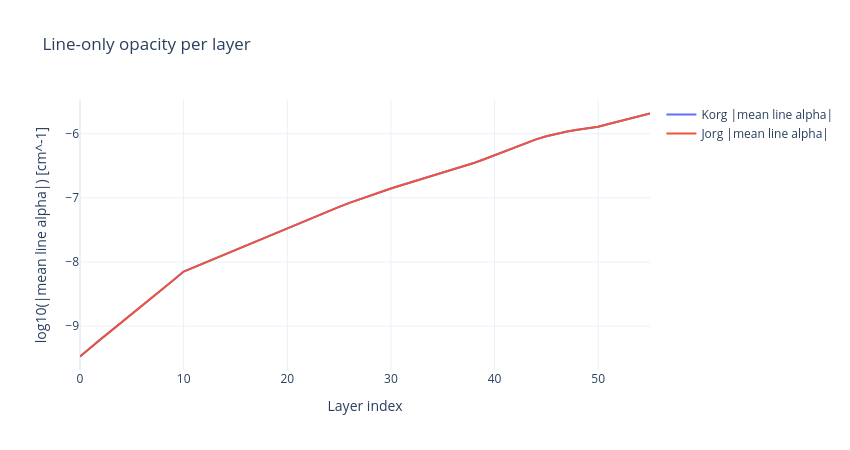
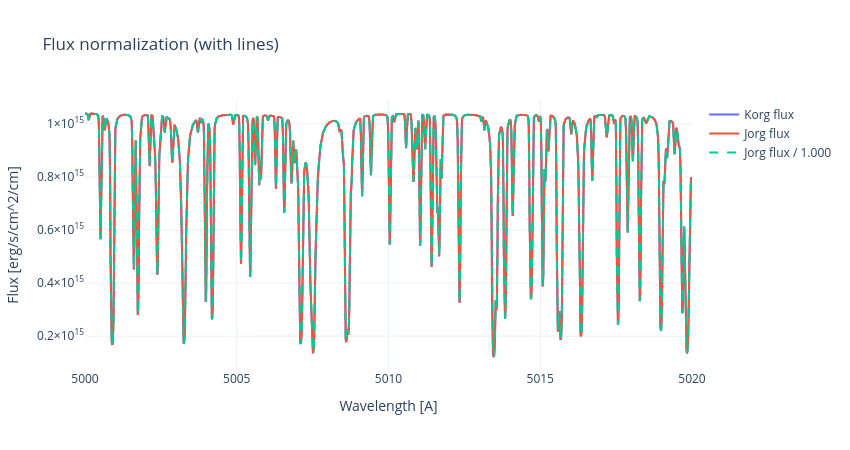
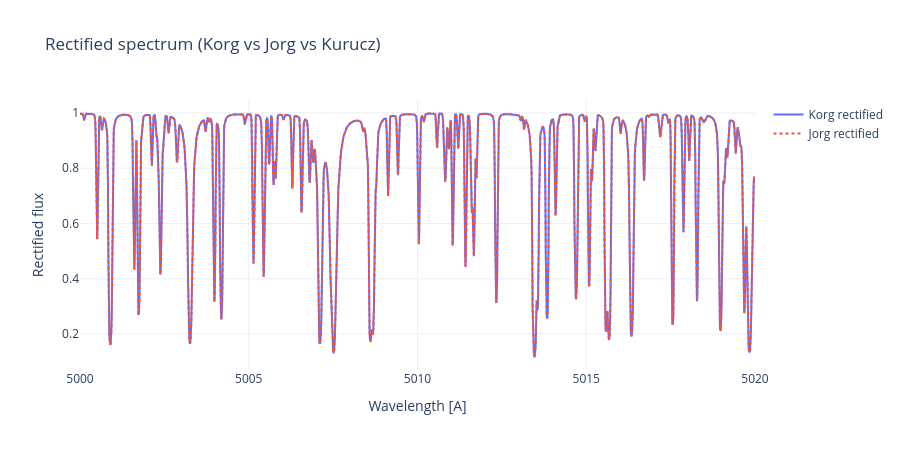

Notebook source saved alongside these figures, in order:
### Code cell
# Plots
layer_idx = np.arange(n_layers)
eps = 1e-40

fig = go.Figure()
fig.add_trace(go.Scatter(x=layer_idx, y=np.log10(k_line_mean + eps), mode='lines', name='Korg |mean line alpha|'))
fig.add_trace(go.Scatter(x=layer_idx, y=np.log10(j_line_mean + eps), mode='lines', name='Jorg |mean line alpha|'))
fig.update_layout(
    template='plotly_white',
    width=850,
    height=450,
    xaxis_title='Layer index',
    yaxis_title='log10(|mean line alpha|) [cm^-1]',
    title='Line-only opacity per layer'
)
fig.show()

fig = go.Figure()
fig.add_trace(go.Scatter(x=k_lines[:, 0], y=k_lines[:, 1], mode='lines', name='Korg flux'))
fig.add_trace(go.Scatter(x=j_lines[:, 0], y=j_lines[:, 1], mode='lines', name='Jorg flux'))
fig.add_trace(go.Scatter(x=j_lines[:, 0], y=j_lines[:, 1] / flux_scale, mode='lines', name=f'Jorg flux / {flux_scale:.3f}', line=dict(dash='dash')))
if kurucz_flux is not None:
    kurucz_flux_interp = np.interp(k_lines[:, 0], kurucz_wl, kurucz_flux)
    fig.add_trace(go.Scatter(x=k_lines[:, 0], y=kurucz_flux_interp, mode='lines', name='Kurucz flux'))
fig.update_layout(
    template='plotly_white',
    width=850,
    height=450,
    xaxis_title='Wavelength [A]',
    yaxis_title='Flux [erg/s/cm^2/cm]',
    title='Flux normalization (with lines)'
)
fig.show()

fig = go.Figure()
fig.add_trace(go.Scatter(x=k_lines[:, 0], y=k_lines[:, 3], mode='lines', name='Korg rectified'))
fig.add_trace(go.Scatter(x=j_lines[:, 0], y=j_lines[:, 3], mode='lines', name='Jorg rectified', line=dict(dash='dot')))
if kurucz_rect is not None:
    kurucz_rect_interp = np.interp(k_lines[:, 0], kurucz_wl, kurucz_rect)
    fig.add_trace(go.Scatter(x=k_lines[:, 0], y=kurucz_rect_interp, mode='lines', name='Kurucz rectified'))
fig.update_layout(
    template='plotly_white',
    width=900,
    height=450,
    xaxis_title='Wavelength [A]',
    yaxis_title='Rectified flux',
    title='Rectified spectrum (Korg vs Jorg vs Kurucz)'
)
fig.show()

### Figure 1 — Plotly figure (JSON) as saved in the notebook; plotly's stock layout.template omitted (floating-point values rounded to 4 significant figures)
{"data": [{"mode": "lines", "name": "Korg |mean line alpha|", "type": "scatter", "x": [0, 1, 2, 3, 4, 5, 6, 7, 8, 9, 10, 11, 12, 13, 14, 15, 16, 17, 18, 19, 20, 21, 22, 23, 24, 25, 26, 27, 28, 29, 30, 31, 32, 33, 34, 35, 36, 37, 38, 39, 40, 41, 42, 43, 44, 45, 46, 47, 48, 49, 50, 51, 52, 53, 54, 55], "y": [-9.474, -9.334, -9.203, -9.074, -8.944, -8.814, -8.683, -8.551, -8.418, -8.284, -8.148, -8.081, -8.013, -7.945, -7.877, -7.808, -7.74, -7.671, -7.603, -7.535, -7.467, -7.4, -7.334, -7.268, -7.204, -7.141, -7.079, -7.02, -6.963, -6.907, -6.854, -6.803, -6.755, -6.708, -6.661, -6.614, -6.565, -6.513, -6.458, -6.398, -6.337, -6.274, -6.211, -6.148, -6.088, -6.039, -6.0, -5.967, -5.939, -5.914, -5.892, -5.85, -5.81, -5.77, -5.728, -5.685]}, {"mode": "lines", "name": "Jorg |mean line alpha|", "type": "scatter", "x": [0, 1, 2, 3, 4, 5, 6, 7, 8, 9, 10, 11, 12, 13, 14, 15, 16, 17, 18, 19, 20, 21, 22, 23, 24, 25, 26, 27, 28, 29, 30, 31, 32, 33, 34, 35, 36, 37, 38, 39, 40, 41, 42, 43, 44, 45, 46, 47, 48, 49, 50, 51, 52, 53, 54, 55], "y": [-9.474, -9.334, -9.204, -9.074, -8.945, -8.814, -8.683, -8.551, -8.418, -8.284, -8.149, -8.081, -8.013, -7.945, -7.877, -7.809, -7.74, -7.672, -7.603, -7.535, -7.468, -7.4, -7.334, -7.268, -7.204, -7.141, -7.079, -7.021, -6.963, -6.907, -6.854, -6.804, -6.755, -6.708, -6.661, -6.615, -6.566, -6.513, -6.458, -6.398, -6.337, -6.274, -6.212, -6.148, -6.088, -6.039, -6.0, -5.967, -5.939, -5.914, -5.892, -5.85, -5.81, -5.77, -5.728, -5.685]}], "layout": {"height": 450, "title": {"text": "Line-only opacity per layer"}, "width": 850, "xaxis": {"title": {"text": "Layer index"}}, "yaxis": {"title": {"text": "log10(|mean line alpha|) [cm^-1]"}}}}

### Figure 2 — Plotly figure (JSON) as saved in the notebook; plotly's stock layout.template omitted (floating-point values rounded to 4 significant figures; data arrays with more than 128 entries replaced by an {"elided": "..."} marker saying what was removed)
{"data": [{"mode": "lines", "name": "Korg flux", "type": "scatter", "x": {"elided": "2001 float values"}, "y": {"elided": "2001 int values"}}, {"mode": "lines", "name": "Jorg flux", "type": "scatter", "x": {"elided": "2001 float values"}, "y": {"elided": "2001 float values"}}, {"line": {"dash": "dash"}, "mode": "lines", "name": "Jorg flux / 1.000", "type": "scatter", "x": {"elided": "2001 float values"}, "y": {"elided": "2001 float values"}}], "layout": {"height": 450, "title": {"text": "Flux normalization (with lines)"}, "width": 850, "xaxis": {"title": {"text": "Wavelength [A]"}}, "yaxis": {"title": {"text": "Flux [erg/s/cm^2/cm]"}}}}

### Figure 3 — Plotly figure (JSON) as saved in the notebook; plotly's stock layout.template omitted (floating-point values rounded to 4 significant figures; data arrays with more than 128 entries replaced by an {"elided": "..."} marker saying what was removed)
{"data": [{"mode": "lines", "name": "Korg rectified", "type": "scatter", "x": {"elided": "2001 float values"}, "y": {"elided": "2001 float values"}}, {"line": {"dash": "dot"}, "mode": "lines", "name": "Jorg rectified", "type": "scatter", "x": {"elided": "2001 float values"}, "y": {"elided": "2001 float values"}}], "layout": {"height": 450, "title": {"text": "Rectified spectrum (Korg vs Jorg vs Kurucz)"}, "width": 900, "xaxis": {"title": {"text": "Wavelength [A]"}}, "yaxis": {"title": {"text": "Rectified flux"}}}}
